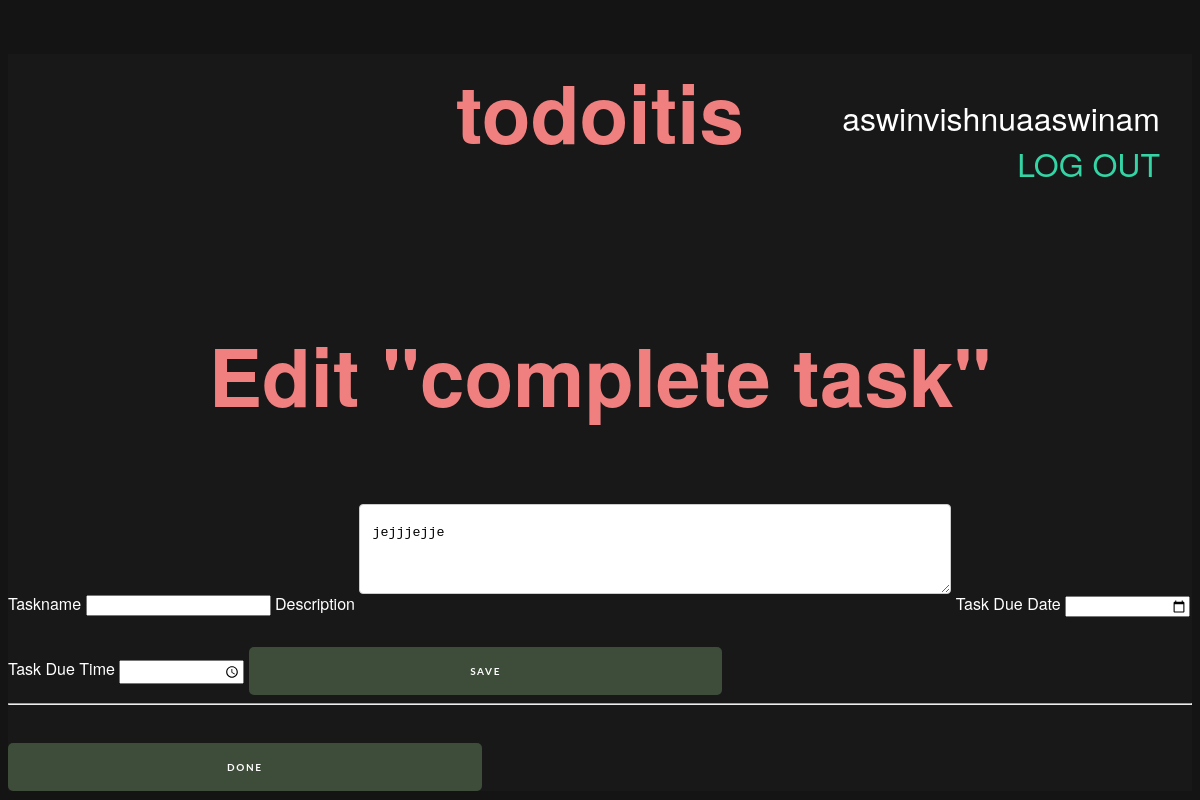
The page /14/update (signed in) on the database its author committed.
### tables this page shows
CREATE TABLE user (
  id INTEGER PRIMARY KEY AUTOINCREMENT,
  username TEXT UNIQUE NOT NULL,
  password TEXT NOT NULL
);

CREATE TABLE tasks(
  id INTEGER PRIMARY KEY AUTOINCREMENT,
  author_id INTEGER NOT NULL,
  due_time TIME NOT NULL,
  due_date DATE NOT NULL,
  task_name TEXT NOT NULL,
  task_desc TEXT NOT NULL,
  FOREIGN KEY (author_id) REFERENCES user (id)
);

### todoitis/todo.py (the view, shortened to what this page needs)
@bp.route('/<int:id>/update', methods=('GET', 'POST'))
@login_required
def update(id):
    task = get_task(id)
    return render_template('tasks/update.html', task=task)

### todoitis/auth.py (called while the page is built)
@bp.before_app_request
def load_logged_in_user():
    user_id = session.get('user_id')
    if user_id is None:
        g.user = None
    else:
        g.user = get_db().execute(
            'SELECT * FROM user WHERE id = ?', (user_id,)
        ).fetchone()

def login_required(view):
    @functools.wraps(view)
    def wrapped_view(**kwargs):
        if g.user is None:
            return redirect(url_for('auth.login'))
        return view(**kwargs)
    return wrapped_view

### todoitis/db.py (called while the page is built)
def get_db():
    if 'db' not in g:
        g.db = sqlite3.connect(
            current_app.config['DATABASE'],
            detect_types=sqlite3.PARSE_DECLTYPES
        )
        g.db.row_factory = sqlite3.Row
    return g.db

### todoitis/todo.py (called while the page is built)
def get_task(id, check_author=True):
    task = get_db().execute(
        'SELECT t.id, task_name, task_desc, due_date, due_time, author_id, username'
        ' FROM tasks t JOIN user u ON t.author_id = u.id'
        ' WHERE t.id = ?',
        (id,)
    ).fetchone()
    if task is None:
        abort(404, f"Task id {id} doesn't exist.")
    if check_author and task['author_id'] != g.user['id']:
        abort(403)
    return task

### todoitis/templates/tasks/update.html
{% extends 'base.html' %}
{% block header %}
  <h1>{% block title %}Edit "{{ task['task_name'] }}"{% endblock %}</h1>
{% endblock %}
{% block content %}
  <form method="post">
    <label for="taskname">Taskname</label>
    <input name="taskname" id="taskname"
      value="{{ request.form['taskname'] or task['task_name'] }}" required>
    <label for="description">Description</label>
    <textarea name="description" id="description">{{ request.form['description'] or task['task_desc'] }}</textarea>
    <label for="duedate">Task Due Date</label>
    <input name="duedate" id="duedate" type="date" step="1" value="{{  task[due_date] }}" required>
    <label for="duetime">Task Due Time</label>
    <input name="duetime" id="duetime" type="time" step="1" value="{{  task[due_time] }}" required>
    <input type="submit" value="Save">
  </form>
  <hr>
  <form action="{{ url_for('tasks.delete', id=task['id']) }}" method="post">
    <input class="danger" type="submit" value="Done" onclick="return confirm('Are you sure?');">
  </form>
{% endblock %}

### todoitis/templates/base.html (shortened to what this page needs)
<!doctype html>
<link rel="stylesheet" href="{{ url_for('static', filename='style.css') }}">
<h1>todoitis</h1>
<div class="logreg">
<ul>
  {% if g.user %}
    <li><span>{{ g.user['username'] }}</span>
    <li><a href="{{ url_for('auth.logout') }}">LOG OUT</a>
  {% else %}
    <li><a href="{{ url_for('auth.register') }}">REGISTER</a>
    <li><a href="{{ url_for('auth.login') }}">LOG IN</a>
  {% endif %}
</ul>
</div>
<section class="content">
  <header>
    {% block header %}{% endblock %}
  </header>
  {% block content %}{% endblock %}
</section>

### todoitis/static/style.css (style rules this page uses)
* { list-style-type: none; color: white; }
h1 { color: lightcoral; font-size: 5rem; text-align: center; }
.logreg { font-size: 2rem; color: rgb(53, 212, 165); text-decoration: none; text-align: right; margin-top: -12rem; padding: 2rem; }
a { color: rgb(53, 212, 165); text-decoration: none; }
[type="submit"] { font-family: 'Lato', Arial, Helvetica, sans-serif; width: 40%; background:#CC6666; border-radius:5px; border:0; cursor:pointer; margin-top:-4px; font-weight:700; display: inline-block; padding: 18px 20px; color: rgb(255, 255, 255); background-color: rgba(72, 92, 67, 0.788); border: 2px transparent crimson; border-radius:5px; font-size: 10px; text-transform: uppercase; letter-spacing: 0.1rem; margin-top: 30px; transition: 0.3s ease; transition-property: background-color, color; }
input[type=text], select, textarea { width: 50%; padding: 12px; border: 1px solid #ccc; border-radius: 4px; box-sizing: border-box; margin-top: 6px; margin-bottom: 16px; resize: vertical; color:black; line-height: 2rem; }

### rows shown on the page
user: user.username "aswinvishnuaaswinam"
tasks: task_name "complete task", taskname "complete task", description "jejjjejje"
